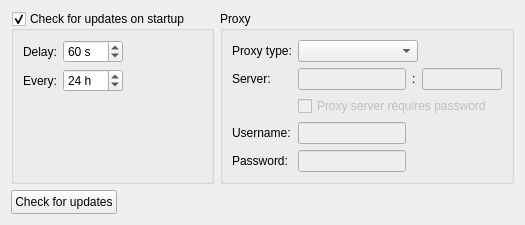
     <widget class="QWidget" name="Update">
      <attribute name="title">
       <string>Update</string>
      </attribute>
      <layout class="QVBoxLayout" name="verticalLayout_3">
       <item>
        <layout class="QHBoxLayout" name="horizontalLayout_19" stretch="2,3">
         <item>
          <widget class="QGroupBox" name="gbCheckUpdate">
           <property name="title">
            <string>Check for updates on startup</string>
           </property>
           <property name="checkable">
            <bool>true</bool>
           </property>
           <layout class="QFormLayout" name="formLayout_2">
            <item row="0" column="0">
             <layout class="QGridLayout" name="gridLayout_5">
              <item row="0" column="0">
               <widget class="QLabel" name="label_15">
                <property name="text">
                 <string>Delay:</string>
                </property>
               </widget>
              </item>
              <item row="0" column="1">
               <widget class="QSpinBox" name="sbCheckUpdateDelay">
                <property name="minimumSize">
                 <size>
                  <width>60</width>
                  <height>0</height>
                 </size>
                </property>
                <property name="contextMenuPolicy">
                 <enum>Qt::NoContextMenu</enum>
                </property>
                <property name="suffix">
                 <string> s</string>
                </property>
                <property name="maximum">
                 <number>300</number>
                </property>
                <property name="singleStep">
                 <number>5</number>
                </property>
                <property name="value">
                 <number>60</number>
                </property>
               </widget>
              </item>
              <item row="1" column="0">
               <widget class="QLabel" name="label_21">
                <property name="text">
                 <string>Every:</string>
                </property>
               </widget>
              </item>
              <item row="1" column="1">
               <widget class="QSpinBox" name="sbCheckUpdateInterval">
                <property name="enabled">
                 <bool>true</bool>
                </property>
                <property name="minimumSize">
                 <size>
                  <width>60</width>
                  <height>0</height>
                 </size>
                </property>
                <property name="contextMenuPolicy">
                 <enum>Qt::NoContextMenu</enum>
                </property>
                <property name="suffix">
                 <string> h</string>
                </property>
                <property name="maximum">
                 <number>96</number>
                </property>
                <property name="singleStep">
                 <number>6</number>
                </property>
                <property name="value">
                 <number>24</number>
                </property>
               </widget>
              </item>
             </layout>
            </item>
           </layout>
          </widget>
         </item>
         <item>
          <widget class="QGroupBox" name="groupBox_2">
           <property name="title">
            <string>Proxy</string>
           </property>
           <layout class="QFormLayout" name="formLayout">
            <item row="0" column="0">
             <widget class="QLabel" name="label_16">
              <property name="text">
               <string>Proxy type:</string>
              </property>
             </widget>
            </item>
            <item row="0" column="1">
             <layout class="QHBoxLayout" name="horizontalLayout_13">
              <item>
               <widget class="QComboBox" name="cbProxyType">
                <property name="minimumSize">
                 <size>
                  <width>120</width>
                  <height>0</height>
                 </size>
                </property>
               </widget>
              </item>
              <item>
               <spacer name="horizontalSpacer_6">
                <property name="orientation">
                 <enum>Qt::Horizontal</enum>
                </property>
                <property name="sizeHint" stdset="0">
                 <size>
                  <width>40</width>
                  <height>20</height>
                 </size>
                </property>
               </spacer>
              </item>
             </layout>
            </item>
            <item row="1" column="0">
             <widget class="QLabel" name="label_17">
              <property name="text">
               <string>Server:</string>
              </property>
             </widget>
            </item>
            <item row="1" column="1">
             <layout class="QHBoxLayout" name="horizontalLayout_12">
              <item>
               <widget class="QLineEdit" name="leProxyServerName">
                <property name="enabled">
                 <bool>false</bool>
                </property>
                <property name="contextMenuPolicy">
                 <enum>Qt::NoContextMenu</enum>
                </property>
               </widget>
              </item>
              <item>
               <widget class="QLabel" name="label_18">
                <property name="text">
                 <string>:</string>
                </property>
               </widget>
              </item>
              <item>
               <widget class="QLineEdit" name="leProxyServerPort">
                <property name="enabled">
                 <bool>false</bool>
                </property>
                <property name="maximumSize">
                 <size>
                  <width>80</width>
                  <height>16777215</height>
                 </size>
                </property>
                <property name="contextMenuPolicy">
                 <enum>Qt::NoContextMenu</enum>
                </property>
               </widget>
              </item>
             </layout>
            </item>
            <item row="2" column="1">
             <widget class="QCheckBox" name="cbProxyRequiresPassword">
              <property name="enabled">
               <bool>false</bool>
              </property>
              <property name="text">
               <string>Proxy server requires password</string>
              </property>
             </widget>
            </item>
            <item row="3" column="0">
             <widget class="QLabel" name="label_19">
              <property name="text">
               <string>Username:</string>
              </property>
             </widget>
            </item>
            <item row="3" column="1">
             <layout class="QHBoxLayout" name="horizontalLayout_14">
              <item>
               <widget class="QLineEdit" name="leProxyUsername">
                <property name="enabled">
                 <bool>false</bool>
                </property>
                <property name="contextMenuPolicy">
                 <enum>Qt::NoContextMenu</enum>
                </property>
               </widget>
              </item>
              <item>
               <spacer name="horizontalSpacer_7">
                <property name="orientation">
                 <enum>Qt::Horizontal</enum>
                </property>
                <property name="sizeHint" stdset="0">
                 <size>
                  <width>40</width>
                  <height>20</height>
                 </size>
                </property>
               </spacer>
              </item>
             </layout>
            </item>
            <item row="4" column="0">
             <widget class="QLabel" name="label_20">
              <property name="text">
               <string>Password:</string>
              </property>
             </widget>
            </item>
            <item row="4" column="1">
             <layout class="QHBoxLayout" name="horizontalLayout_15">
              <item>
               <widget class="QLineEdit" name="leProxyPassword">
                <property name="enabled">
                 <bool>false</bool>
                </property>
                <property name="contextMenuPolicy">
                 <enum>Qt::NoContextMenu</enum>
                </property>
               </widget>
              </item>
              <item>
               <spacer name="horizontalSpacer_8">
                <property name="orientation">
                 <enum>Qt::Horizontal</enum>
                </property>
                <property name="sizeHint" stdset="0">
                 <size>
                  <width>40</width>
                  <height>20</height>
                 </size>
                </property>
               </spacer>
              </item>
             </layout>
            </item>
           </layout>
          </widget>
         </item>
        </layout>
       </item>
       <item>
        <layout class="QHBoxLayout" name="horizontalLayout_16">
         <item>
          <widget class="QPushButton" name="pbCheckForUpdates">
           <property name="minimumSize">
            <size>
             <width>0</width>
             <height>24</height>
            </size>
           </property>
           <property name="text">
            <string>Check for updates</string>
           </property>
          </widget>
         </item>
         <item>
          <spacer name="horizontalSpacer_9">
           <property name="orientation">
            <enum>Qt::Horizontal</enum>
           </property>
           <property name="sizeHint" stdset="0">
            <size>
             <width>40</width>
             <height>20</height>
            </size>
           </property>
          </spacer>
         </item>
        </layout>
       </item>
      </layout>
     </widget>
